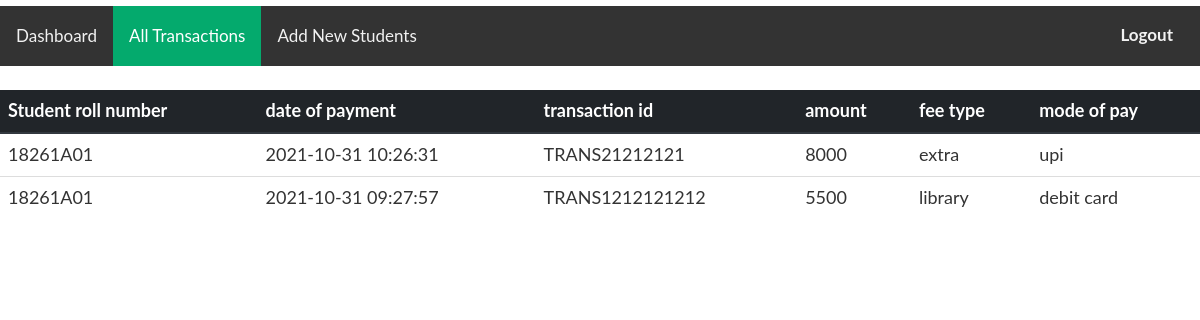
The page /admin/records.php (signed in) on the database its author committed.
### tables this page shows
CREATE TABLE `transactions` (
  `TRANSACTION_ID` varchar(30) NOT NULL,
  `USER_ID` varchar(20) NOT NULL,
  `DATEOFPAY` datetime NOT NULL DEFAULT current_timestamp(),
  `TOTAL_SUM` int(10) NOT NULL,
  `FEE_TYPE` text NOT NULL,
  `MODE_OF_PAY` text NOT NULL
);

### admin/records.php (the view, shortened to what this page needs)
<?php
include "../db_config.php";
$sql="select * from   transactions order by dateofpay desc";
$result=$con->query($sql);
?>
<!DOCTYPE html>
<head>
		<link rel="stylesheet" href="https://maxcdn.bootstrapcdn.com/bootstrap/4.0.0-beta.2/css/bootstrap.min.css"  >
        <link href="https://maxcdn.bootstrapcdn.com/bootstrap/3.3.6/css/bootstrap.min.css" rel="stylesheet" />
    <link rel="stylesheet" href="../templates/css/sidebar.css">
</head>
<body>
<div class="topnav" id="myTopnav" style='margin-top:0.5%;'>
  <a href="index.php" >Dashboard</a>
  <a href="records.php" class="active">All Transactions</a>
  <a href="add_new.php">Add New Students</a>
  <div class="nav navbar-nav pull-right">
               <a href="../logout.php" class="navbar-brand btn"><strong>Logout</strong></a>
            </div>
</div>
<div>
  <?php
  if(mysqli_num_rows($result)>0){
  echo "
  <div class='table-responsive'>
  <table class='table table-stripped table-curved table-hover table-font'>
    <thead class='thead-dark'>
        <th>Student roll number</th>
        <th>date of payment</th>
        <th>transaction id</th>
        <th>amount</th>
        <th>fee type</th>
        <th>mode of pay</th>
    </thead>
    <tbody>";
      while($rows=mysqli_fetch_assoc($result)){
        echo "<tr>";
        echo "<td>".$rows["USER_ID"]."</td>";
        echo "<td>".$rows["DATEOFPAY"]."</td>";
        echo "<td>".$rows["TRANSACTION_ID"]."</td>";
        echo "<td>".$rows["TOTAL_SUM"]."</td>";
        echo "<td>".$rows["FEE_TYPE"]."</td>";
        echo "<td>".$rows["MODE_OF_PAY"]."</td>";
        echo "</tr>";
        echo "</div>";
      }
      }
      else{
        echo "<tr><td>'No Results found!'</td></tr>";
      }
      ?>
</body>
</html>

### templates/css/sidebar.css (style rules this page uses)
body { margin: 0; font-family: "Lato", sans-serif; }

### admin/records.php (style rules this page uses)
.topnav { background-color: #333; overflow: hidden; }
.table-font { font-size: 18px; }
.topnav a { float: left; display: block; color: #f2f2f2; text-align: center; padding: 18px 16px; text-decoration: none; font-size: 17px; }
.topnav a.active { background-color: #04AA6D; color: white; }

### rows shown on the page
transactions: USER_ID "18261A01", DATEOFPAY "2021-10-31 10:26:31", TRANSACTION_ID "TRANS21212121", TOTAL_SUM "8000", FEE_TYPE "extra", MODE_OF_PAY "upi"
transactions: USER_ID "18261A01", DATEOFPAY "2021-10-31 09:27:57", TRANSACTION_ID "TRANS1212121212", TOTAL_SUM "5500", FEE_TYPE "library", MODE_OF_PAY "debit card"
